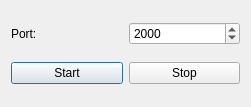
<?xml version="1.0" encoding="UTF-8"?>
<ui version="4.0">
 <class>Dialog</class>
 <widget class="QDialog" name="Dialog">
  <property name="geometry">
   <rect>
    <x>0</x>
    <y>0</y>
    <width>251</width>
    <height>107</height>
   </rect>
  </property>
  <property name="windowTitle">
   <string>Dialog</string>
  </property>
  <layout class="QVBoxLayout" name="verticalLayout">
   <item>
    <layout class="QHBoxLayout" name="horizontalLayout">
     <item>
      <widget class="QLabel" name="label">
       <property name="text">
        <string>Port:</string>
       </property>
      </widget>
     </item>
     <item>
      <widget class="QSpinBox" name="spinBox">
       <property name="minimum">
        <number>2</number>
       </property>
       <property name="maximum">
        <number>63999</number>
       </property>
       <property name="value">
        <number>2000</number>
       </property>
      </widget>
     </item>
    </layout>
   </item>
   <item>
    <layout class="QHBoxLayout" name="horizontalLayout_2">
     <item>
      <widget class="QPushButton" name="btn_start">
       <property name="text">
        <string>Start</string>
       </property>
      </widget>
     </item>
     <item>
      <widget class="QPushButton" name="btn_stop">
       <property name="text">
        <string>Stop</string>
       </property>
      </widget>
     </item>
    </layout>
   </item>
  </layout>
 </widget>
 <layoutdefault spacing="6" margin="11"/>
 <resources/>
 <connections/>
</ui>
